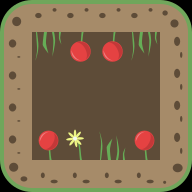

This is a level from a 2D game, rendered from its Tiled map with the project's own tilesets. A one-line summary and the map file follow, with tile-layer data summarised:
An orthogonal 6x6 tile map with 32x32 px tiles, 2 tile layers (ground, deco).

<map version="1.0" orientation="orthogonal" renderorder="left-down" width="6" height="6" tilewidth="32" tileheight="32" nextobjectid="12">
 <tileset firstgid="1" source="tileset.tsx" />
 <layer name="ground" width="6" height="6">
  <data>[36 cells, 36 non-empty, 9 distinct tile ids]</data>
 </layer>
 <layer name="deco" width="6" height="6">
  <data>[36 cells, 8 non-empty, 5 distinct tile ids]</data>
 </layer>
</map>
